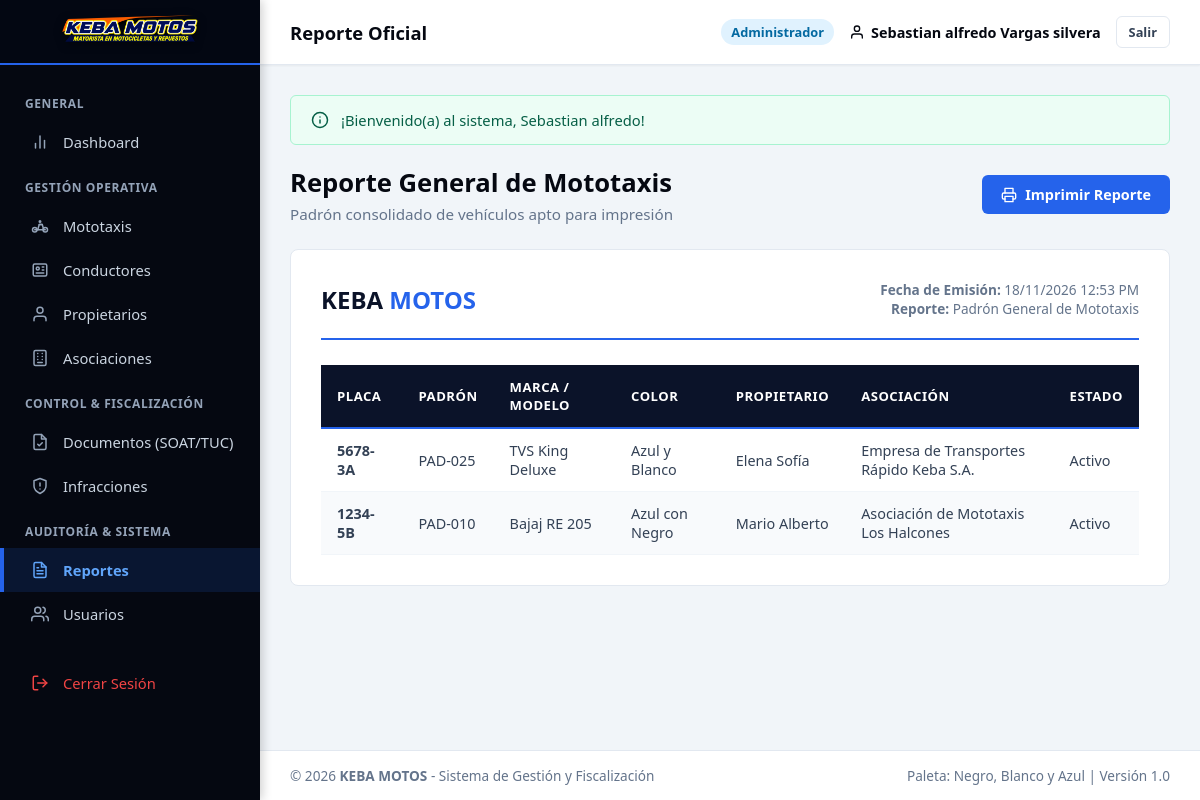
Screenshot of /vista/reportes/reporte_vehiculos.php (signed in) with the database file from the repository.
### tables this page shows
CREATE TABLE `vehiculos` (
  `id_vehiculo` INT AUTO_INCREMENT PRIMARY KEY,
  `placa` VARCHAR(10) NOT NULL UNIQUE,
  `numero_padron` VARCHAR(20) NULL,
  `marca` VARCHAR(50) NOT NULL,
  `modelo` VARCHAR(50) NULL,
  `color` VARCHAR(50) NOT NULL,
  `anio_fabricacion` YEAR NULL,
  `numero_motor` VARCHAR(50) NULL,
  `numero_chasis` VARCHAR(50) NULL,
  `id_propietario` INT NOT NULL,
  `id_asociacion` INT NULL,
  `foto` VARCHAR(255) NULL,
  `estado` ENUM('Activo', 'Inactivo', 'De Baja', 'Observado') DEFAULT 'Activo',
  `created_at` TIMESTAMP DEFAULT CURRENT_TIMESTAMP,
  `updated_at` TIMESTAMP DEFAULT CURRENT_TIMESTAMP ON UPDATE CURRENT_TIMESTAMP,
  CONSTRAINT `fk_vehiculos_propietarios` FOREIGN KEY (`id_propietario`) REFERENCES `propietarios` (`id_propietario`) ON UPDATE CASCADE,
  CONSTRAINT `fk_vehiculos_asociaciones` FOREIGN KEY (`id_asociacion`) REFERENCES `asociaciones` (`id_asociacion`) ON UPDATE CASCADE ON DELETE SET NULL
);

CREATE TABLE `propietarios` (
  `id_propietario` INT AUTO_INCREMENT PRIMARY KEY,
  `tipo_documento` ENUM('DNI', 'RUC', 'Carnet Extranjeria') DEFAULT 'DNI',
  `numero_documento` VARCHAR(20) NOT NULL UNIQUE,
  `nombres_razon_social` VARCHAR(150) NOT NULL,
  `apellidos` VARCHAR(150) NULL,
  `telefono` VARCHAR(20) NULL,
  `email` VARCHAR(100) NULL,
  `direccion` VARCHAR(255) NULL,
  `estado` ENUM('Activo', 'Inactivo') DEFAULT 'Activo',
  `created_at` TIMESTAMP DEFAULT CURRENT_TIMESTAMP,
  `updated_at` TIMESTAMP DEFAULT CURRENT_TIMESTAMP ON UPDATE CURRENT_TIMESTAMP
);

CREATE TABLE `asociaciones` (
  `id_asociacion` INT AUTO_INCREMENT PRIMARY KEY,
  `nombre` VARCHAR(150) NOT NULL,
  `ruc` VARCHAR(11) UNIQUE NULL,
  `resolucion_municipal` VARCHAR(100) NULL,
  `direccion` VARCHAR(200) NULL,
  `telefono` VARCHAR(20) NULL,
  `presidente` VARCHAR(150) NULL,
  `color_distintivo` VARCHAR(50) NULL,
  `cantidad_paraderos` INT DEFAULT 1,
  `estado` ENUM('Activo', 'Inactivo') DEFAULT 'Activo',
  `created_at` TIMESTAMP DEFAULT CURRENT_TIMESTAMP,
  `updated_at` TIMESTAMP DEFAULT CURRENT_TIMESTAMP ON UPDATE CURRENT_TIMESTAMP
);

### configuracion/conexion.php (called while the page is built, shortened)
<?php
class Database {
    private static $host = "localhost";
    private static $db_name = "keba";
    private static $username = "root";
    private static $password = "";
    private static $conexion = null;
    public static function conectar() {
        if (self::$conexion === null) {
            try {
                $opciones = [
                    PDO::ATTR_ERRMODE => PDO::ERRMODE_EXCEPTION,
                    PDO::ATTR_DEFAULT_FETCH_MODE => PDO::FETCH_ASSOC,
                    PDO::ATTR_EMULATE_PREPARES => true,
                    PDO::MYSQL_ATTR_MULTI_STATEMENTS => true,
                    PDO::MYSQL_ATTR_INIT_COMMAND => "SET NAMES utf8mb4 COLLATE utf8mb4_unicode_ci"
                ];
                try {
                    $dsn = "mysql:host=" . self::$host . ";dbname=" . self::$db_name . ";charset=utf8mb4";
                    self::$conexion = new PDO($dsn, self::$username, self::$password, $opciones);
                } catch (PDOException $e) {
                    if ($e->getCode() == 1049 || stripos($e->getMessage(), 'Unknown database') !== false) {
                        $dsnRoot = "mysql:host=" . self::$host . ";charset=utf8mb4";
                        $pdoRoot = new PDO($dsnRoot, self::$username, self::$password, $opciones);
                        $pdoRoot->exec("CREATE DATABASE IF NOT EXISTS `" . self::$db_name . "` CHARACTER SET utf8mb4 COLLATE utf8mb4_unicode_ci;");
                        $pdoRoot = null;
                        $dsn = "mysql:host=" . self::$host . ";dbname=" . self::$db_name . ";charset=utf8mb4";
                        self::$conexion = new PDO($dsn, self::$username, self::$password, $opciones);
                    } else {
                        throw $e;
                    }
                }
                $check = self::$conexion->query("SHOW TABLES LIKE 'usuarios'");
            } catch (PDOException $e) {
                die("<div style='padding:20px; font-family:sans-serif; background:#fee2e2; color:#991b1b; border:1px solid #f87171; border-radius:8px; margin:20px;'>
                        <strong>Error al conectar con la Base de Datos:</strong> " . htmlspecialchars($e->getMessage()) . "<br><br>
                        <em>Asegúrate de que MySQL esté activo en el Panel de Control de XAMPP.</em>
                     </div>");
            }
        }
        return self::$conexion;
    }
}

### modelos/Vehiculo.php (called while the page is built, shortened)
<?php
require_once dirname(__DIR__) . '/configuracion/conexion.php';
class Vehiculo {
    private $db;
    public function __construct() {
        $this->db = Database::conectar();
    }
    public function listarTodos() {
        $sql = "SELECT v.*, p.nombres_razon_social AS propietario_nombre, p.numero_documento AS propietario_doc,
                       a.nombre AS asociacion_nombre
                FROM vehiculos v
                LEFT JOIN propietarios p ON v.id_propietario = p.id_propietario
                LEFT JOIN asociaciones a ON v.id_asociacion = a.id_asociacion
                ORDER BY v.id_vehiculo DESC";
        return $this->db->query($sql)->fetchAll();
    }
}

### vista/reportes/reporte_vehiculos.php (the view, shortened to what this page needs)
<?php
require_once dirname(__DIR__) . '/plantillas/header.php';
require_once dirname(__DIR__) . '/plantillas/sidebar.php';
require_once dirname(__DIR__) . '/plantillas/navbar.php';
require_once dirname(dirname(__DIR__)) . '/modelos/Vehiculo.php';
$vehiculoMod = new Vehiculo();
$vehiculos = $vehiculoMod->listarTodos();
?>
<div class="page-header no-print">
    <div>
        <h1 class="page-title">Reporte General de Mototaxis</h1>
        <p class="page-subtitle">Padrón consolidado de vehículos apto para impresión</p>
    </div>
    <button onclick="window.print()" class="btn btn-primary" style="display: inline-flex; align-items: center; gap: 8px;">
        Imprimir Reporte
    </button>
</div>
<div class="report-container">
    <div class="report-header">
        <div class="report-logo">KEBA <span>MOTOS</span></div>
        <div class="report-meta">
            <strong>Fecha de Emisión:</strong> <?= date('d/m/Y h:i A') ?><br>
            <strong>Reporte:</strong> Padrón General de Mototaxis
        </div>
    </div>
    <table class="table-custom">
        <thead>
            <tr>
                <th>Placa</th>
                <th>Padrón</th>
                <th>Marca / Modelo</th>
                <th>Color</th>
                <th>Propietario</th>
                <th>Asociación</th>
                <th>Estado</th>
            </tr>
        </thead>
        <tbody>
            <?php foreach ($vehiculos as $v): ?>
            <tr>
                <td><strong><?= htmlspecialchars($v['placa']) ?></strong></td>
                <td><?= htmlspecialchars($v['numero_padron'] ?? '-') ?></td>
                <td><?= htmlspecialchars($v['marca'] . ' ' . $v['modelo']) ?></td>
                <td><?= htmlspecialchars($v['color']) ?></td>
                <td><?= htmlspecialchars($v['propietario_nombre'] ?? '-') ?></td>
                <td><?= htmlspecialchars($v['asociacion_nombre'] ?? 'Sin Asociación') ?></td>
                <td><?= htmlspecialchars($v['estado']) ?></td>
            </tr>
            <?php endforeach; ?>
        </tbody>
    </table>
</div>
<?php require_once dirname(__DIR__) . '/plantillas/footer.php'; ?>

### assets/css/estilos.css (style rules this page uses)
:root { --color-primary: #0284c7; --color-primary-dark: #0369a1; --color-primary-light: #e0f2fe; --color-blue-accent: #2563eb; --color-black: #050811; --color-black-card: #0d121f; --color-black-border: #1a233a; --color-black-light: #1e293b; --color-white: #ffffff; --color-gray-50: #f8fafc; --color-gray-100: #f1f5f9; --color-gray-200: #e2e8f0; --color-gray-500: #64748b; --color-gray-700: #334155; --color-success: #10b981; --color-warning: #f59e0b; --color-danger: #ef4444; --color-info: #0284c7; --sidebar-width: 260px; --header-height: 65px; --font-main: 'Segoe UI', system-ui, -apple-system, sans-serif; --shadow-sm: 0 1px 2px 0 rgba(0, 0, 0, 0.05); --shadow-md: 0 4px 6px -1px rgba(0, 0, 0, 0.1), 0 2px 4px -1px rgba(0, 0, 0, 0.06); --shadow-lg: 0 10px 15px -3px rgba(0, 0, 0, 0.15), 0 4px 6px -2px rgba(0, 0, 0, 0.05); }
* { margin: 0; padding: 0; box-sizing: border-box; font-family: var(--font-main); }
body { background-color: var(--color-gray-100); color: var(--color-gray-700); min-height: 100vh; display: flex; flex-direction: column; }
.page-header { display: flex; align-items: center; justify-content: space-between; margin-bottom: 25px; flex-wrap: wrap; gap: 15px; }
.page-title { font-size: 1.6rem; font-weight: 800; color: var(--color-black); }
.page-subtitle { color: var(--color-gray-500); font-size: 0.95rem; margin-top: 4px; }
.btn { display: inline-flex; align-items: center; justify-content: center; gap: 8px; padding: 9px 18px; border-radius: 6px; font-size: 0.9rem; font-weight: 600; cursor: pointer; text-decoration: none; transition: all 0.2s ease; border: 1px solid transparent; }
.btn-primary { background-color: var(--color-blue-accent); color: var(--color-white); }

### assets/css/tablas.css (style rules this page uses)
.table-custom { width: 100%; border-collapse: collapse; font-size: 0.9rem; text-align: left; }
.table-custom thead tr { background-color: #0b1329; color: #ffffff; border-bottom: 2px solid #2563eb; }
.table-custom th { padding: 13px 16px; font-weight: 700; font-size: 0.82rem; text-transform: uppercase; letter-spacing: 0.5px; }
.table-custom td { padding: 12px 16px; border-bottom: 1px solid #f1f5f9; color: #334155; vertical-align: middle; }
.table-custom tbody tr:nth-child(even) { background-color: #f8fafc; }

### assets/css/reportes.css (style rules this page uses)
.report-container { background-color: #ffffff; padding: 30px; border-radius: 8px; border: 1px solid #e2e8f0; }
.report-header { display: flex; justify-content: space-between; align-items: center; border-bottom: 2px solid #2563eb; padding-bottom: 20px; margin-bottom: 25px; }
.report-logo { font-size: 1.5rem; font-weight: 900; color: #0b1329; }
.report-logo span { color: #2563eb; }
.report-meta { text-align: right; font-size: 0.85rem; color: #64748b; }

### rows the page displays
vehiculos: placa "5678-3A", numero_padron "PAD-025", marca+modelo "TVS King Deluxe", color "Azul y Blanco", id_propietario.nombres_razon_social "Elena Sofía", id_asociacion.nombre "Empresa de Transportes Rápido Keba S.A.", estado "Activo"
vehiculos: placa "1234-5B", numero_padron "PAD-010", marca+modelo "Bajaj RE 205", color "Azul con Negro", id_propietario.nombres_razon_social "Mario Alberto", id_asociacion.nombre "Asociación de Mototaxis Los Halcones", estado "Activo"

### other values shown
$subtituloNavbar "Reporte Oficial"
$usuarioActivo['rol_nombre'] "Administrador"
$flash['mensaje'] "¡Bienvenido(a) al sistema, Sebastian alfredo!"
